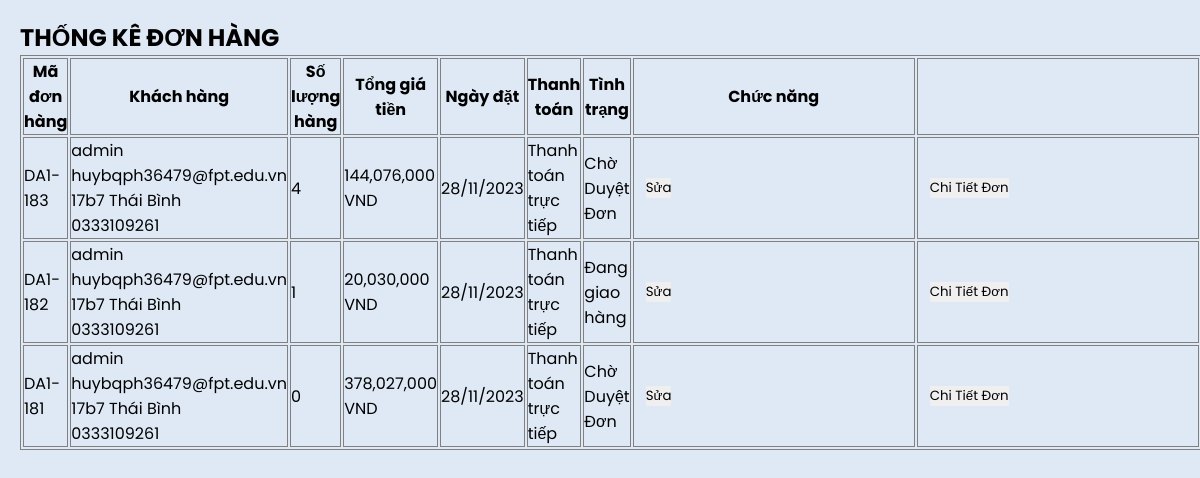
The page /admin/index.php?act=listdh on the database its author committed.
### tables this page shows
CREATE TABLE `bill` (
  `id` int(11) NOT NULL,
  `iduser` int(11) NOT NULL,
  `bill_name` varchar(50) NOT NULL,
  `bill_address` varchar(50) NOT NULL,
  `bill_tel` varchar(50) NOT NULL,
  `bill_email` varchar(50) NOT NULL,
  `bill_pttt` int(11) NOT NULL DEFAULT 1 COMMENT '1.thanh toán trực tiếp\r\n2.chuyển khoản\r\n3.thanh toán online',
  `ngaydathang` varchar(50) DEFAULT NULL,
  `total` int(11) NOT NULL DEFAULT 0,
  `bill_status` int(11) DEFAULT 0 COMMENT '0.đơn hàng mới\r\n1.đang xử lí\r\n2.đang giao hàng\r\n3.đã giao hàng'
);

### model/pdo.php (called while the page is built, shortened)
<?php
function pdo_get_connection(){
    $servername = "localhost";
    $username = "root";
    $password = "";
    try {
        $conn = new PDO("mysql:host=$servername;dbname=duan1", $username, $password);
        $conn->setAttribute(PDO::ATTR_ERRMODE, PDO::ERRMODE_EXCEPTION);
        return $conn;
    } catch(PDOException $e) {
        echo "Connection failed: " . $e->getMessage();
    }
}
function pdo_query($sql){
    $sql_args=array_slice(func_get_args(),1);
    try{
        $conn=pdo_get_connection();
        $stmt=$conn->prepare($sql);
        $stmt->execute($sql_args);
        $rows=$stmt->fetchAll();
        return $rows;
    }
    catch(PDOException $e){
        throw $e;
    }
    finally{
        unset($conn);
    }
}
?>

### model/cart.php (called while the page is built, shortened)
<?php
function loadall_cart_count($idbill){
    $sql="SELECT * FROM cart where idbill=$idbill";
    $bill=pdo_query($sql);
    return count($bill);
}
function loadall_billdh(){
    $sql="SELECT * FROM bill ORDER BY `id` DESC ";
    $listbill=pdo_query($sql);
    return $listbill;
}
function get_ttdh($n){
switch ($n){
    case '0':
        $tt="Chờ Duyệt Đơn";
        break;
    case '2':
        $tt="Đang giao hàng";
        break;
}
return $tt;
}
function get_pttt($n){
switch ($n){
    case '1':
        $tt="Thanh toán trực tiếp";
        break;
}
return $tt;
}
?>

### admin/bill/donhang.php (the view)
<div class="row">
    <div class="row formtitle mb10">
        <h1>THỐNG KÊ ĐƠN HÀNG</h1>
    </div>
    <div class="row formcontent">
        <form action="#" method="post">
            <div class="row mb10 formds_loai">
                <table border="1" class="mb10">
                    <tr>
                        <th>Mã đơn hàng</th>
                        <th>Khách hàng</th>
                        <th>Số lượng hàng</th>
                        <th>Tổng giá tiền</th>
                        <th>Ngày đặt</th>
                        <th>Thanh toán</th>
                        <th>Tình trạng</th></th>
                        <th>Chức năng</th>
                        <td></td>
                    </tr>
                    <?php foreach ($listbill as $bill) {
                        extract($bill);
                        $countsp=loadall_cart_count($id);
                        $ttdh=get_ttdh($bill_status);
                        $pttt=get_pttt($bill_pttt); ?>
                        <tr>
                            <td>DA1-<?php echo $id ?></td>
                            <td>
                                <?php echo $bill_name ?><br>
                                <?php echo $bill_email ?><br>
                                <?php echo $bill_address ?><br>
                                <?php echo $bill_tel ?>
                            </td>
                            <td><?php echo $countsp ?></td>
                            <td><?php echo number_format($total) ?> VND</td>
                            <td><?php echo date("d/m/Y", strtotime($ngaydathang)) ?></td>
                            <td><?php echo $pttt ?></td>
                            <td><?php echo $ttdh ?></td>
                            <td><a href="index.php?act=updatebill&iddh=<?php echo $id ?>"><input type="button" value="Sửa"></a>
                        </td>
                        <td><a href="index.php?act=listcart&idbill=<?php echo $id ?>"><input type="button" value="Chi Tiết Đơn"></a></td>
                        </tr>
                    <?php } ?>
                </table>
            </div>
        </form>
    </div>
</div>

### header.php (style rules this page uses)
* { margin: 0; padding: 0; outline: none; border: none; text-decoration: none; box-sizing: border-box; font-family: "Poppins", sans-serif; }
table { border:1px solid gray; }
tr th { border:1px solid gray; }
tr td { border:1px solid gray; }
body { background: #dfe9f5; }
a { position: relative; color: rgb(85, 83, 83); font-size: 14px; display: table; width: 280px; padding: 10px; }

### rows shown on the page
bill: id "183", bill_name "admin", bill_email "huybqph36479@fpt.edu.vn", bill_address "17b7 Thái Bình", bill_tel "0333109261", countsp "4", total "144,076,000", ngaydathang "28/11/2023", bill_pttt "Thanh toán trực tiếp", bill_status "Chờ Duyệt Đơn"
bill: id "182", bill_name "admin", bill_email "huybqph36479@fpt.edu.vn", bill_address "17b7 Thái Bình", bill_tel "0333109261", countsp "1", total "20,030,000", ngaydathang "28/11/2023", bill_pttt "Thanh toán trực tiếp", bill_status "Đang giao hàng"
bill: id "181", bill_name "admin", bill_email "huybqph36479@fpt.edu.vn", bill_address "17b7 Thái Bình", bill_tel "0333109261", countsp "0", total "378,027,000", ngaydathang "28/11/2023", bill_pttt "Thanh toán trực tiếp", bill_status "Chờ Duyệt Đơn"
